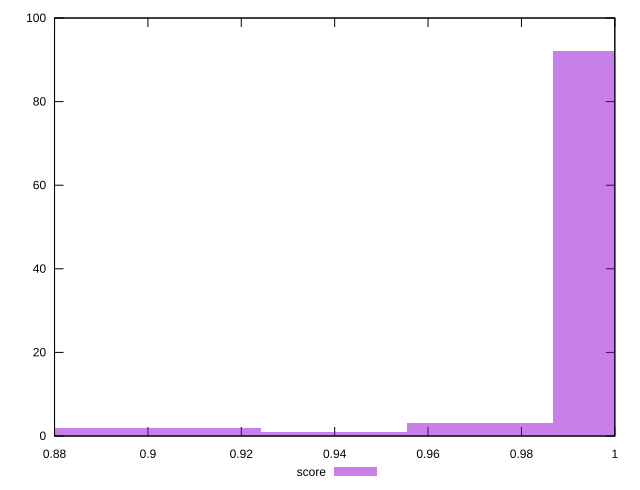

This figure's gnuplot source:
reset

$score <<EOF
0.9711065287678357 3
0.8771284775967548 2
0.9084544946537818 2
1.0024325458248626 92
0.9397805117108087 1
EOF

set key outside below
set boxwidth 0.03132601705702696
set xrange [0.88:1]
set yrange [0:100]
set trange [0:100]
set style fill transparent solid 0.5 noborder
set terminal svg size 640, 490 enhanced background rgb 'white'
set output "reports/report_00027_2021-02-24T12-40-31.850Z/unused-css-rules/samples/agenda/score/histogram.svg"

plot $score title "score" with boxes

reset
